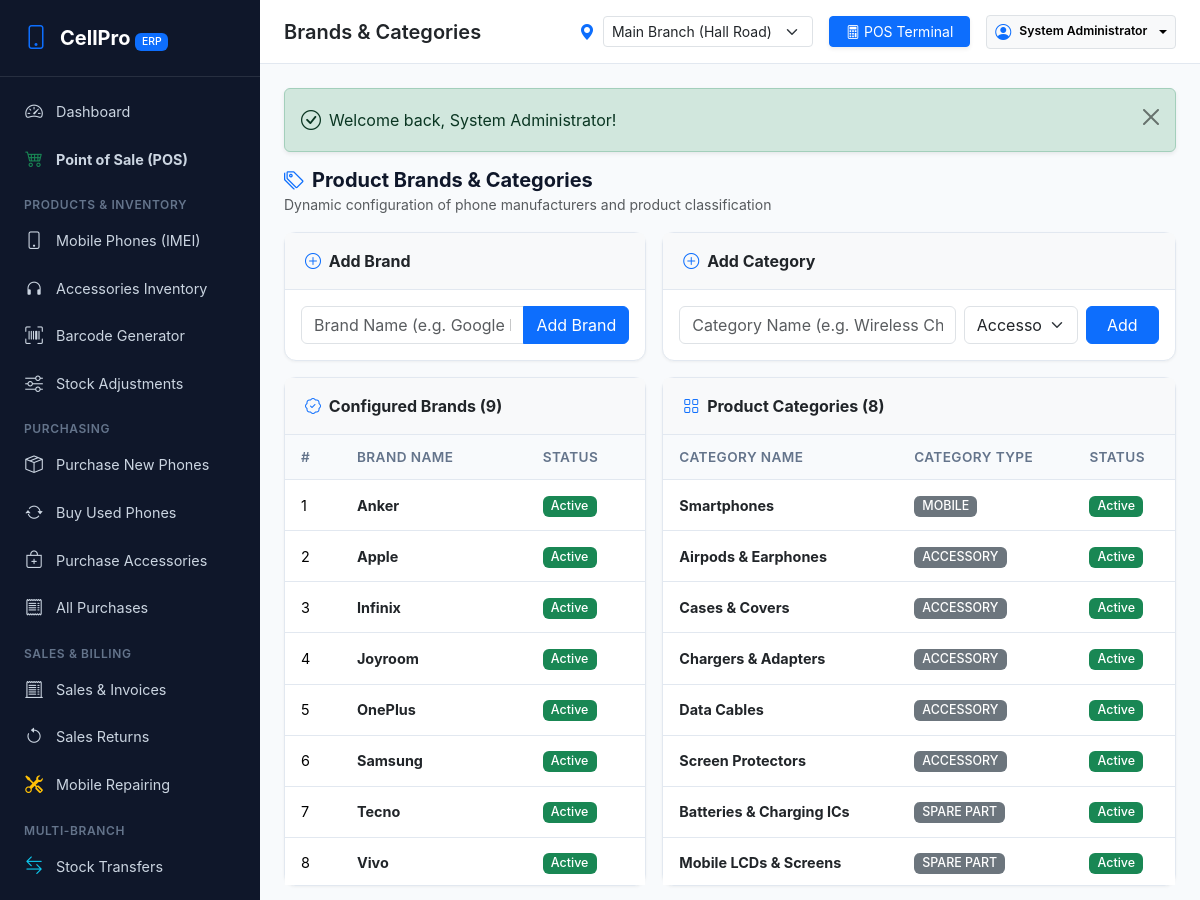
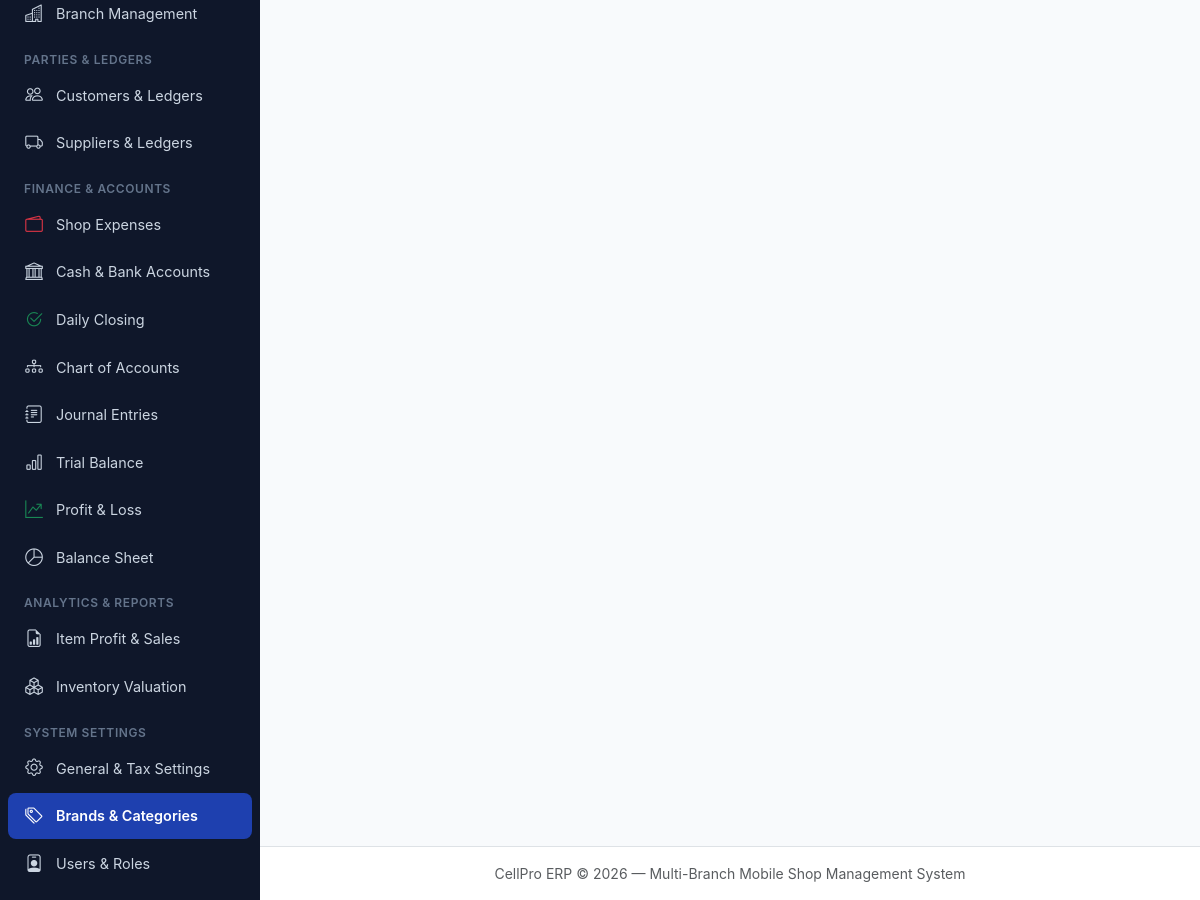
/settings/categories.php (signed in), run on the app's committed database (2 pictures, top to bottom).
### tables this page shows
CREATE TABLE brands (
    id INT AUTO_INCREMENT PRIMARY KEY,
    name VARCHAR(100) NOT NULL UNIQUE,
    status ENUM('active','inactive') DEFAULT 'active',
    created_at TIMESTAMP DEFAULT CURRENT_TIMESTAMP
);

CREATE TABLE categories (
    id INT AUTO_INCREMENT PRIMARY KEY,
    name VARCHAR(100) NOT NULL,
    type ENUM('mobile','accessory','spare_part') DEFAULT 'accessory',
    description TEXT DEFAULT NULL,
    status ENUM('active','inactive') DEFAULT 'active',
    created_at TIMESTAMP DEFAULT CURRENT_TIMESTAMP
);

### settings/categories.php (the view, shortened to what this page needs)
<?php
require_once __DIR__ . '/../includes/header.php';
$brands = $pdo->query("SELECT * FROM brands ORDER BY name ASC")->fetchAll();
$categories = $pdo->query("SELECT * FROM categories ORDER BY type ASC, name ASC")->fetchAll();
?>
<div class="d-flex justify-content-between align-items-center mb-3">
    <div>
        <h5 class="fw-bold m-0"><i class="bi bi-tags text-primary me-2"></i>Product Brands & Categories</h5>
        <small class="text-muted">Dynamic configuration of phone manufacturers and product classification</small>
    </div>
</div>
<div class="row g-3">
    <div class="col-12 col-md-5">
        <div class="card mb-3">
            <div class="card-header bg-light">
                <span class="fw-bold"><i class="bi bi-plus-circle me-1 text-primary"></i> Add Brand</span>
            </div>
            <div class="card-body">
                <form method="POST" action="">
                    <div class="input-group">
                        <input type="text" name="brand_name" class="form-control" placeholder="Brand Name (e.g. Google Pixel)" required>
                        <button type="submit" class="btn btn-primary">Add Brand</button>
                    </div>
                </form>
            </div>
        </div>
        <div class="card">
            <div class="card-header bg-light">
                <span class="fw-bold"><i class="bi bi-patch-check me-1 text-primary"></i> Configured Brands (<?= count($brands) ?>)</span>
            </div>
            <div class="card-body p-0">
                <div class="table-responsive" style="max-height: 450px;">
                    <table class="table table-hover align-middle mb-0">
                        <thead>
                            <tr>
                                <th>#</th>
                                <th>Brand Name</th>
                                <th>Status</th>
                            </tr>
                        </thead>
                        <tbody>
                            <?php $i = 1; foreach ($brands as $b): ?>
                                <tr>
                                    <td><?= $i++ ?></td>
                                    <td class="fw-bold text-dark"><?= htmlspecialchars($b['name']) ?></td>
                                    <td><?= getStatusBadge($b['status']) ?></td>
                                </tr>
                            <?php endforeach; ?>
                        </tbody>
                    </table>
                </div>
            </div>
        </div>
    </div>
    <div class="col-12 col-md-7">
        <div class="card mb-3">
            <div class="card-header bg-light">
                <span class="fw-bold"><i class="bi bi-plus-circle me-1 text-primary"></i> Add Category</span>
            </div>
            <div class="card-body">
                <form method="POST" action="">
                    <div class="row g-2">
                        <div class="col-7">
                            <input type="text" name="category_name" class="form-control" placeholder="Category Name (e.g. Wireless Chargers)" required>
                        </div>
                        <div class="col-3">
                            <select name="category_type" class="form-select">
                                <option value="accessory">Accessory</option>
                            </select>
                        </div>
                        <div class="col-2">
                            <button type="submit" class="btn btn-primary w-100">Add</button>
                        </div>
                    </div>
                </form>
            </div>
        </div>
        <div class="card">
            <div class="card-header bg-light">
                <span class="fw-bold"><i class="bi bi-grid me-1 text-primary"></i> Product Categories (<?= count($categories) ?>)</span>
            </div>
            <div class="card-body p-0">
                <div class="table-responsive" style="max-height: 450px;">
                    <table class="table table-hover align-middle mb-0">
                        <thead>
                            <tr>
                                <th>Category Name</th>
                                <th>Category Type</th>
                                <th>Status</th>
                            </tr>
                        </thead>
                        <tbody>
                            <?php foreach ($categories as $cat): ?>
                                <tr>
                                    <td class="fw-bold text-dark"><?= htmlspecialchars($cat['name']) ?></td>
                                    <td>
                                        <span class="badge bg-secondary text-uppercase"><?= str_replace('_', ' ', $cat['type']) ?></span>
                                    </td>
                                    <td><?= getStatusBadge($cat['status']) ?></td>
                                </tr>
                            <?php endforeach; ?>
                        </tbody>
                    </table>
                </div>
            </div>
        </div>
    </div>
</div>
<?php require_once __DIR__ . '/../includes/footer.php'; ?>

### includes/functions.php (shortened to what this page needs)
<?php
function getFlashes() {
    $flashes = $_SESSION['flash_messages'] ?? [];
    return $flashes;
}
function renderFlashAlerts() {
    $flashes = getFlashes();
    $html = '<div class="flash-messages-container mb-3">';
    foreach ($flashes as $f) {
        $icon = 'info-circle';
        if ($f['type'] === 'success') $icon = 'check-circle';
        $html .= '<div class="alert alert-' . htmlspecialchars($f['type']) . ' alert-dismissible fade show d-flex align-items-center shadow-sm" role="alert">';
        $html .= '<i class="bi bi-' . $icon . ' fs-5 me-2"></i>';
        $html .= '<div>' . htmlspecialchars($f['message']) . '</div>';
        $html .= '<button type="button" class="btn-close" data-bs-dismiss="alert" aria-label="Close"></button>';
        $html .= '</div>';
    }
    $html .= '</div>';
    return $html;
}
function getStatusBadge($status) {
    $map = [
        'available' => 'success',
        'sold' => 'secondary',
        'reserved' => 'warning',
        'in_repair' => 'info',
        'damaged' => 'danger',
        'returned' => 'dark',
        'transferred' => 'primary',
        'paid' => 'success',
        'partial' => 'warning',
        'unpaid' => 'danger',
        'approved' => 'success',
        'non_approved' => 'danger',
        'cpid' => 'info',
        'geve' => 'secondary',
        'new' => 'primary',
        'used' => 'info',
        'active' => 'success',
        'inactive' => 'secondary',
        'draft' => 'secondary',
        'pending' => 'warning',
        'dispatched' => 'primary',
        'received' => 'success',
        'cancelled' => 'danger'
    ];
    $color = $map[strtolower($status)] ?? 'secondary';
    $label = ucwords(str_replace('_', ' ', $status));
    return '<span class="badge bg-' . $color . '">' . htmlspecialchars($label) . '</span>';
}

### assets/css/style.css (style rules this page uses)
:root { --cp-primary: #1e40af; --cp-primary-hover: #1d4ed8; --cp-secondary: #475569; --cp-success: #059669; --cp-info: #0284c7; --cp-warning: #d97706; --cp-danger: #dc2626; --cp-bg: #f8fafc; --cp-card-bg: #ffffff; --cp-border: #e2e8f0; --cp-text-main: #0f172a; --cp-text-muted: #64748b; --cp-sidebar-width: 260px; --cp-header-height: 64px; }
body { font-family: -apple-system, BlinkMacSystemFont, "Segoe UI", Roboto, Helvetica, Arial, sans-serif; background-color: var(--cp-bg); color: var(--cp-text-main); min-height: 100vh; overflow-x: hidden; }
.card { background: var(--cp-card-bg); border: 1px solid var(--cp-border); border-radius: 0.75rem; box-shadow: 0 1px 3px 0 rgba(0, 0, 0, 0.05); margin-bottom: 1.25rem; }
.card-header { background: transparent; border-bottom: 1px solid var(--cp-border); padding: 1rem 1.25rem; font-weight: 600; display: flex; align-items: center; justify-content: space-between; }
.table { margin-bottom: 0; }
.table th { font-weight: 600; font-size: 0.85rem; text-transform: uppercase; letter-spacing: 0.03em; color: var(--cp-text-muted); background: #f8fafc; border-bottom: 1px solid var(--cp-border); padding: 0.75rem 1rem; }
.table td { padding: 0.85rem 1rem; vertical-align: middle; font-size: 0.9rem; border-bottom: 1px solid var(--cp-border); }
.badge { font-weight: 500; padding: 0.35em 0.65em; font-size: 0.78rem; border-radius: 0.375rem; }

### data on the page
brands: name "Anker", status "Active"
brands: name "Apple", status "Active"
brands: name "Infinix", status "Active"
brands: name "Joyroom", status "Active"
brands: name "OnePlus", status "Active"
brands: name "Samsung", status "Active"
brands: name "Tecno", status "Active"
brands: name "Vivo", status "Active"
categories: name "Smartphones", type "MOBILE", status "Active"
categories: name "Airpods & Earphones", type "ACCESSORY", status "Active"
categories: name "Cases & Covers", type "ACCESSORY", status "Active"
categories: name "Chargers & Adapters", type "ACCESSORY", status "Active"
categories: name "Data Cables", type "ACCESSORY", status "Active"
categories: name "Screen Protectors", type "ACCESSORY", status "Active"
categories: name "Batteries & Charging ICs", type "SPARE PART", status "Active"
categories: name "Mobile LCDs & Screens", type "SPARE PART", status "Active"

### other printed values
$page_title "Brands & Categories"
$user['name'] "System Administrator"
$f['message'] "Welcome back, System Administrator!"
count($brands) "9"
count($categories) "8"
form field value "Main Branch (Hall Road)"
